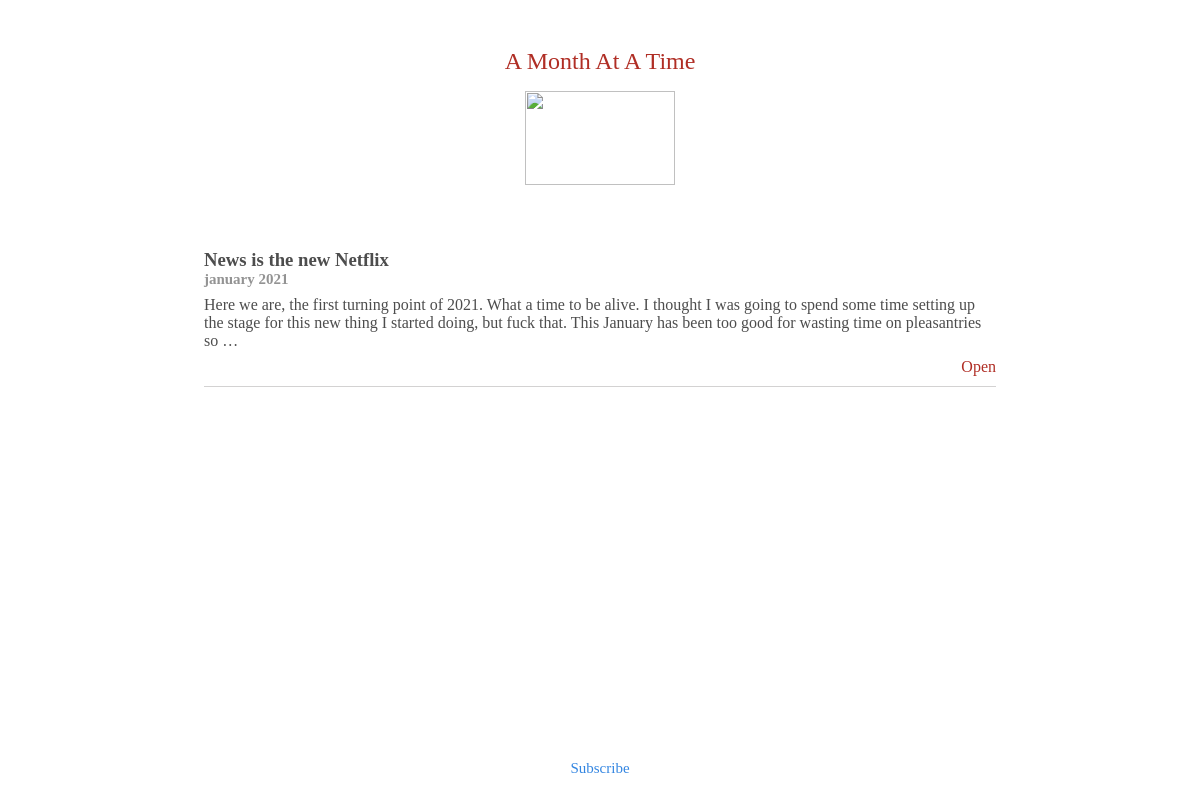
The page /amonthatatime/ on the database as committed earlier.
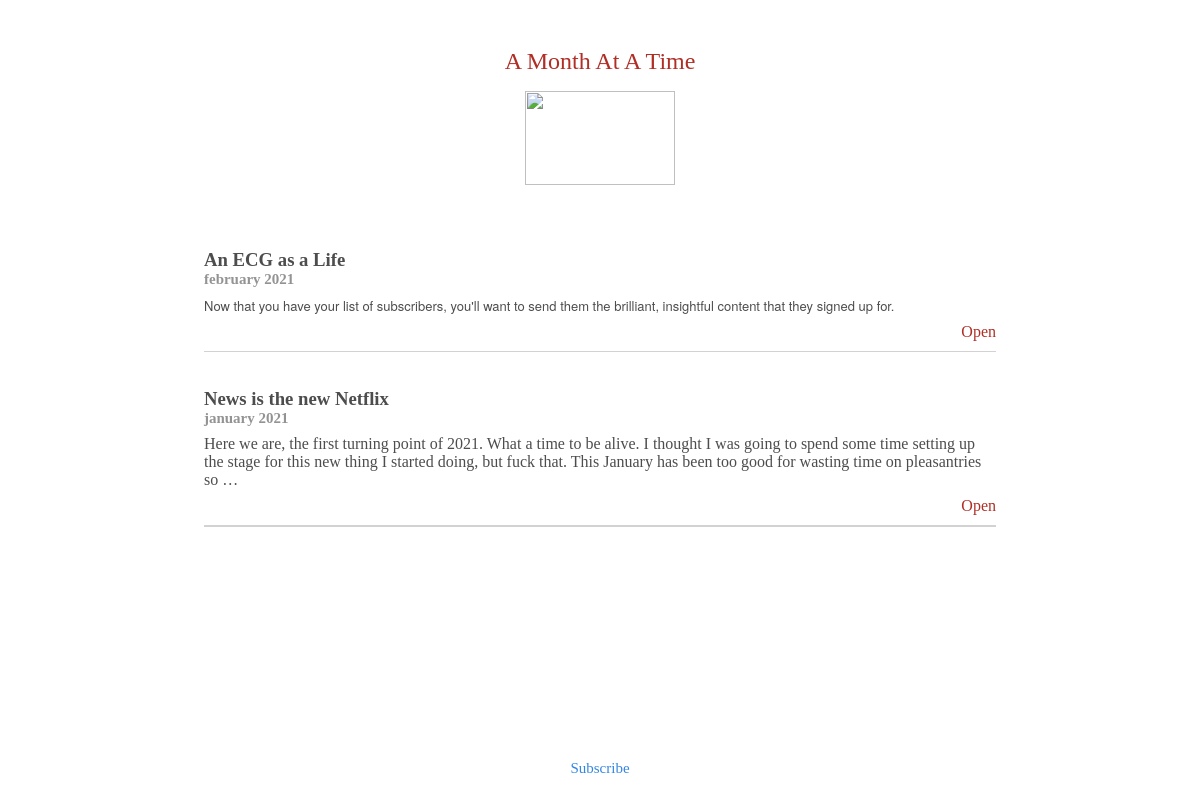
The same page on the database as committed later.
### amonthatatime/models.py (models this page shows, shortened)
class Post(models.Model):
    year = models.IntegerField(default='2021')
    month = models.CharField(max_length=20, choices=MONTH)
    month_number=models.IntegerField(default='1')
    title = models.CharField(max_length=200)
    whatsapp = models.TextField()
    medley = models.TextField()
    photo_columns = models.IntegerField(choices=COLUMNS, default=4)
    created_on = models.DateTimeField(auto_now_add=True)
    updated_on = models.DateTimeField(auto_now= True)
    status = models.IntegerField(choices=STATUS, default=0)
    class Meta:
        ordering = ['-created_on']
        unique_together = ('year', 'month',)

### amonthatatime/views.py (the view)
# urls.py: path('', views.archive, name='archive'),
def archive(request):
    latest_posts = Post.objects.filter(status=1).order_by('-year','-month_number')[:12]
    logo = Image.objects.get(title='calvinandhobbes')
    context = {'latest_posts': latest_posts, 'logo':logo,}
    return render(request, 'amonthatatime/archive.html', context)

### amonthatatime/templates/amonthatatime/archive.html (shortened to what this page needs)
<html>
<head>
{% load static %}
<link rel="stylesheet" type="text/css" href="{% static 'amonthatatime/css/archive.css' %}">
</head>
<main>
<body>
  <p align="center">
     <a href="/amonthatatime" style="text-decoration: none;"><span style="color:#B02E25;font-size:1.5em;">A Month At A Time</span></a>
  </p>
<div>
  <img width="150" height="94" src="https://res.cloudinary.com/giaggi/image/upload/v1613837471/amonthatatime/images/general/calvinandhobbes.png">
</div>
{% for post in latest_posts %}
<div class="post">
  <h3> {{post.title | safe}}
    <br> <span style="opacity:0.6; font-size:0.8em">{{post.month | safe}} {{post.year | safe}} </span>
  </h3>
  <p style="opacity: 0.7;"> {{post.whatsapp | safe | truncatewords:50 }} </p>
  <div class="right">
    <a style="color:#B02E25;" href="/amonthatatime/{{post.year}}/{{post.month}}/" target="">Open</a>
  </div>
</div>
<hr>
{% endfor %}
</main>
<div style="position:flex; bottom:0.5em;">
  <div class="footer-basic">
          <footer>
              <ul class="list-inline" style="margin:3px" >
                  <li class="list-inline-item"><a style="font-family:Georgia;color: #0168DA;" href="/amonthatatime/subscribe">Subscribe</a></li>
              </ul>
          </footer>
      </div>
</div>
</body>
</html>

### amonthatatime/static/amonthatatime/css/archive.css (style rules this page uses)
body { background-color: white; margin-top:3em; margin-bottom:3vw; margin-left:12vw; margin-right:12vw; font-family:Georgia; font-size:1em; color: #4D4D4D; }
hr { margin-bottom:3vw; margin-top:10px; height:0.08em; border-width:0; color:#231F20; background-color:#231F20; opacity: 0.2 }
a:link { color: #0168DA; text-decoration: none; font-size:1em; }
ul { font-family:Georgia; }
h3 { margin-block-end: 0em; }
p { margin-block-start: 0.5em; margin-block-end: 0.5em; }
img { display: block; margin-left: auto; margin-right: auto; margin-top: 1em; margin-bottom: 4em; }
* { box-sizing: border-box; margin: 0; padding: 0; }
@media only screen and (min-device-width: 480px) { body { margin-left:17vw; margin-right:17vw; } }
.right { text-align: right; }
footer { position: fixed; bottom: 0; left: 0; right: 0; }
.footer-basic { padding:40px 0; background-color:#ffffff; color:#4b4c4d; bottom: 10px; text-align: center; }
.footer-basic ul { padding:0; list-style:none; text-align:center; font-size:15px; line-height:1.6; margin-bottom:0; }
.footer-basic li { padding:0 10px; }
.footer-basic ul a { color:inherit; text-decoration:none; opacity:0.8; }
.list-inline { list-style: none; padding: 0; }
.list-inline > li { display: inline; margin: 0; }
main { min-height: calc(80vh - 4rem); }
footer { display: flex; align-items: center; justify-content: center; height: 4rem; }

Rows that differ between the two databases and show on the page:
now on this page (row edited): Post: title "An ECG as a Life", month "february", year "2021", whatsapp "Now that you have your list of subscribers, you'll want to send them the brilliant, insightful content that they signed up for."
